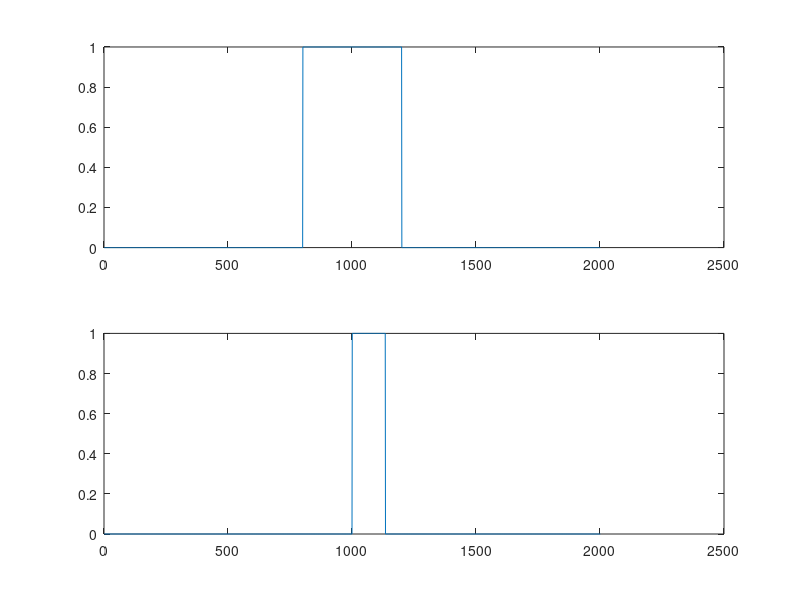
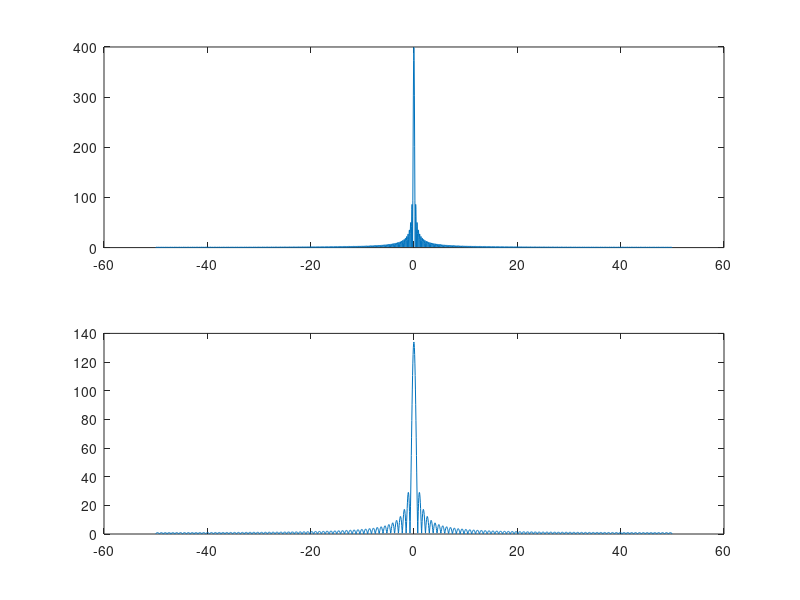

The MATLAB source for these figures, in order:
clear
clf
k=0

for t=-10:0.01:10;
    k=k+1;


if[t>-2&& t<2] x3(k)=1; 
    else x3(k)=0;
        
end
u=3*t-2;
if (u>=-2 && u<=2)g(k)=1;
else g(k)=0;
end
end
t=-10:0.01:10;

figure (1)
step =1/0.01;
f=-step/2:step/length(t):step/2-step/length(t);
subplot(2,1,1),plot(x3)
subplot(2,1,2),plot(g)
figure(2)
subplot(2,1,1), plot(f,fftshift(abs(fft(x3))));
subplot(2,1,2), plot(f,fftshift(abs(fft(g))));
